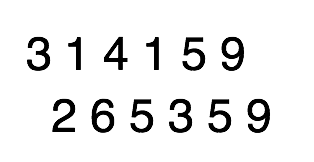
#> input picture Python_ScrapingAndML_RefData/ch7/numbers.png, 314 x 162 px
$ python ocr1.py
#> lines starting #> are read from the running program, lines starting #| are printed output that depends on the picture; after the words box and inside, x2 and y2 are one past the last pixel; in counts of white or black regions, pixels touching at a corner belong together
import cv2

# 画像の読み込み --- (※1)
im = cv2.imread('numbers.png')
#> im is the input picture: shape (162, 314, 3); min 0, max 255, mean 235.1
# グレイスケールに変換しぼかした上で二値化する --- (※2)
gray = cv2.cvtColor(im, cv2.COLOR_BGR2GRAY)
blur = cv2.GaussianBlur(gray, (5, 5), 0)
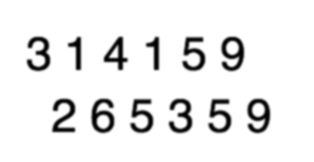
#> blur: shape (162, 314); min 0, max 255, mean 235.1
thresh = cv2.adaptiveThreshold(blur, 255, 1, 1, 11, 2)
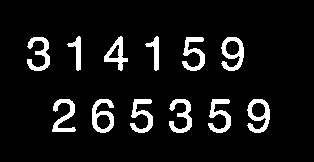
#> thresh: shape (162, 314); 8.1% white; 12 white regions

# 輪郭を抽出 --- (※3)
contours = cv2.findContours(
    thresh, cv2.RETR_LIST, cv2.CHAIN_APPROX_SIMPLE)[1]
#> contours = 16 contours; largest, box (x1, y1, x2, y2) and area: (247, 99, 270, 133) 479, (221, 37, 244, 71) 479, (92, 99, 114, 133) 478, (104, 36, 128, 71) 340, (169, 99, 192, 133) 291

# 抽出した領域を繰り返し処理する --- (※4)
for cnt in contours:
    x, y, w, h = cv2.boundingRect(cnt) # --- (※5)
    if h < 20: continue # 小さすぎるのは飛ばす
    red = (0, 0, 255)
    cv2.rectangle(im, (x, y), (x+w, y+h), red, 2)
#> this loop made 16 passes
#> (x, y, w, h) on passes 1 to 12: (96, 114, 15, 16), (251, 102, 15, 16), (247, 99, 23, 34), (208, 99, 23, 34), (169, 99, 23, 34), (130, 99, 23, 34), (92, 99, 22, 34), (52, 99, 24, 33), (108, 44, 12, 15), (225, 40, 15, 16), (221, 37, 23, 34), (182, 37, 23, 34)
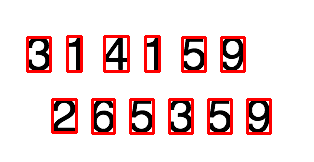
#> im: shape (162, 314, 3); 7.8% of pixels changed, all inside (x1, y1, x2, y2) = (26, 35, 272, 135)

cv2.imwrite('numbers-cnt.png', im)

$ run again, with Python_ScrapingAndML_RefData/ch7/test.png copied over Python_ScrapingAndML_RefData/ch7/numbers.png
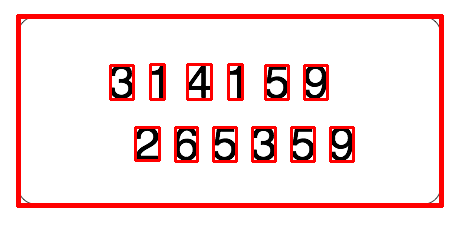
#> input picture Python_ScrapingAndML_RefData/ch7/test.png, 459 x 226 px
#> im is the input picture: shape (226, 459, 3); mean B, G, R 221.8, 221.8, 246.6
#> `thresh = cv2.adaptiveThreshold(blur, 255, 1, 1, 11, 2)`:
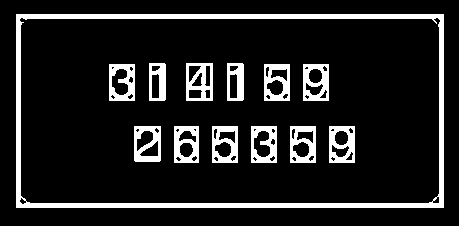
#> thresh: shape (226, 459); 12.9% white; 13 white regions
#> contours = 74 contours, 18 with area under 20; largest, box (x1, y1, x2, y2) and area: (16, 14, 444, 208) 82411, (19, 17, 441, 204) 77427, (186, 63, 213, 101) 962, (134, 126, 161, 162) 909, (329, 126, 355, 163) 900
#> the loop `for cnt in contours:` made 74 passes
#> (x, y, w, h) on passes 1, 2, 3, 4, 6, 7, 8, 9: (19, 197, 8, 8), (432, 196, 8, 8), (330, 156, 6, 6), (291, 156, 6, 6), (213, 156, 6, 6), (175, 156, 7, 6), (308, 155, 7, 7), (269, 155, 7, 7)
#> after the loop `for cnt in contours:`:
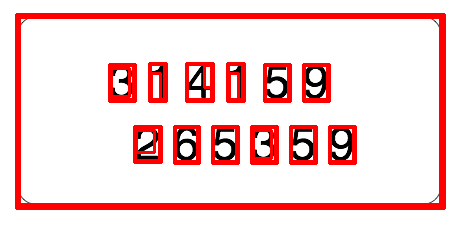
#> im: shape (226, 459, 3); 4.96% of pixels changed, all inside (x1, y1, x2, y2) = (15, 13, 446, 210)
